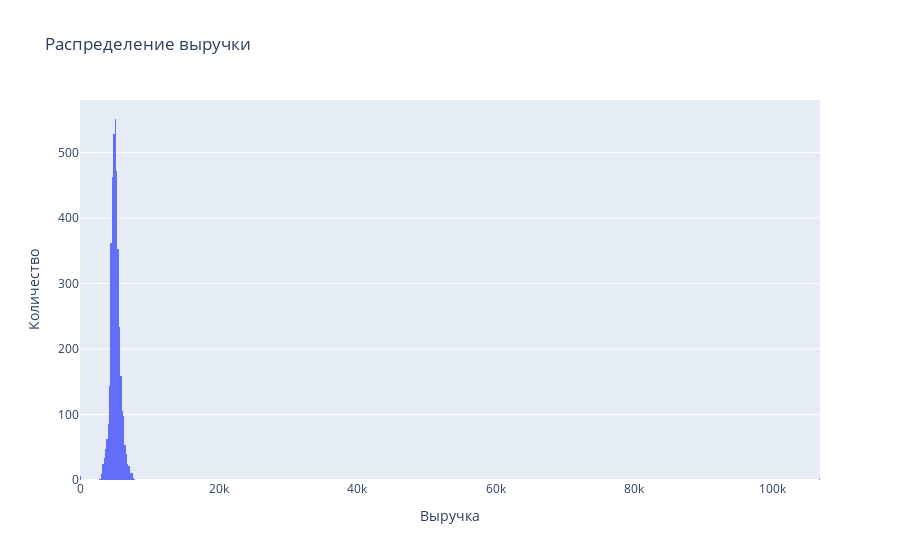

The notebook cell this image was saved under:
### Code cell
fig = px.histogram(market_money, x='Выручка', title='Распределение выручки')
fig.update_layout(xaxis_title='Выручка', yaxis_title='Количество',)
fig.show()

### Figure 1 — Plotly figure (JSON) as saved in the notebook; plotly's stock layout.template omitted (floating-point values rounded to 4 significant figures; data arrays with more than 128 entries replaced by an {"elided": "..."} marker saying what was removed)
{"data": [{"alignmentgroup": "True", "bingroup": "x", "hovertemplate": "Выручка=%{x}<br>count=%{y}<extra></extra>", "legendgroup": "", "marker": {"color": "#636efa", "pattern": {"shape": ""}}, "name": "", "offsetgroup": "", "orientation": "v", "showlegend": false, "type": "histogram", "x": {"elided": "3900 float values"}, "xaxis": "x", "yaxis": "y"}], "layout": {"barmode": "relative", "legend": {"tracegroupgap": 0}, "title": {"text": "Распределение выручки"}, "xaxis": {"anchor": "y", "domain": [0, 1], "title": {"text": "Выручка"}}, "yaxis": {"anchor": "x", "domain": [0, 1], "title": {"text": "Количество"}}}}
